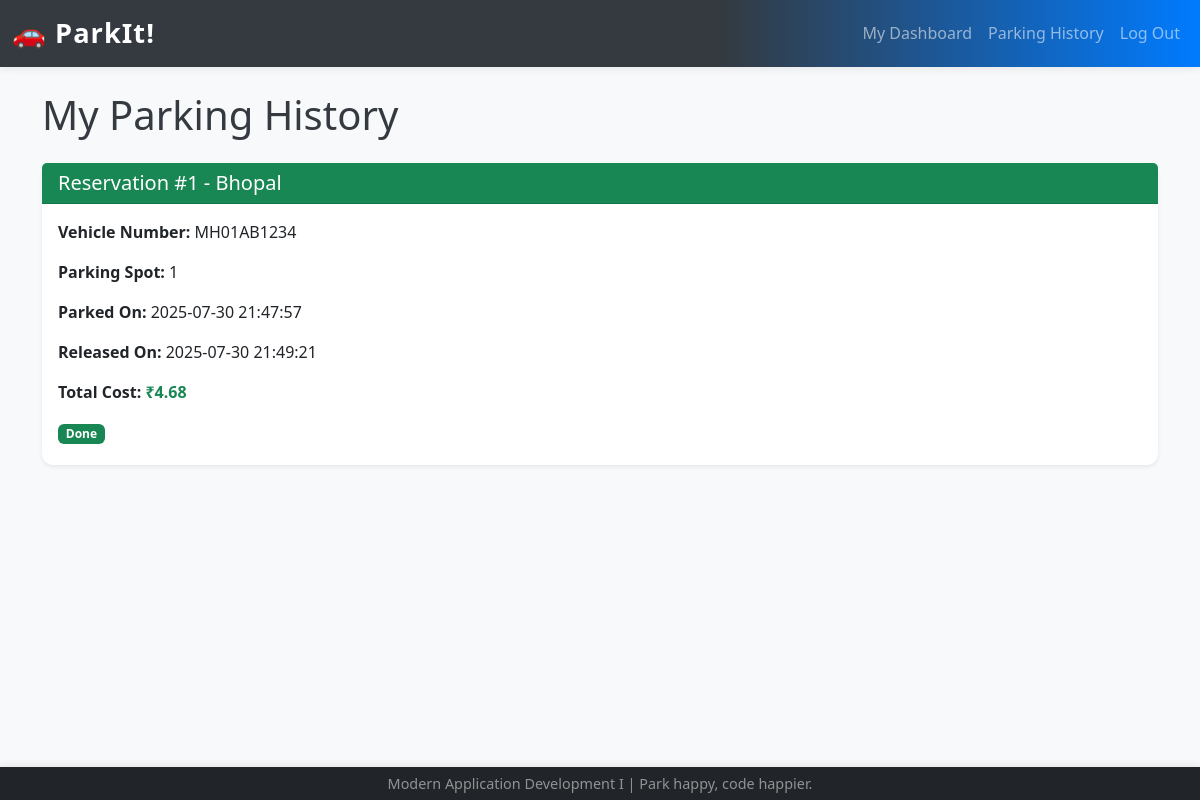
/user_history (signed in), run on the app's committed database.
### model.py (models this page shows)
class ReservedSpot(db.Model):
    __tablename__ = "reserved_spots"
    id = db.Column(db.Integer, primary_key=True)
    spot_id = db.Column(db.Integer, db.ForeignKey("parking_spots.id"), nullable=False)
    user_id = db.Column(db.Integer, db.ForeignKey("users.id"), nullable=False)
    vehicle_number = db.Column(db.String(20), nullable=False)
    parking_timestamp = db.Column(db.DateTime, nullable=False, default=datetime.datetime.now)
    leaving_timestamp = db.Column(db.DateTime, nullable=True)
    total_cost = db.Column(db.Float, nullable=True)
    user = db.relationship("User", back_populates="reserved_spots")
    parking_spot = db.relationship("ParkingSpot", back_populates="reserved_spots")

class ParkingLot(db.Model):
    __tablename__ = "parking_lots"
    id = db.Column(db.Integer, primary_key=True)
    prime_location_name = db.Column(db.String(120), unique=True, nullable=False)
    price_per_hour = db.Column(db.Float, nullable=False)
    address = db.Column(db.String(200), nullable=False)
    pin_code = db.Column(db.String(10), nullable=False)
    maximum_number_of_spots = db.Column(db.Integer, nullable=False)
    parking_spots = db.relationship("ParkingSpot", backref="parking_lot", cascade="all, delete-orphan")

class ParkingSpot(db.Model):
    __tablename__ = "parking_spots"
    id = db.Column(db.Integer, primary_key=True)
    lot_id = db.Column(db.Integer, db.ForeignKey("parking_lots.id"), nullable=False)
    spot_number = db.Column(db.Integer, nullable=False)
    status = db.Column(db.String(1), nullable=False, default="A")
    reserved_spots = db.relationship("ReservedSpot", back_populates="parking_spot", cascade="all, delete-orphan")
    __table_args__ = (db.UniqueConstraint('lot_id', 'spot_number', name='_lot_spot_uc'),)

### app.py (the view)
@app.route("/user_history")
def user_history():
    if "user_logged_in" not in session:
        flash("Please log in to see your parking history.", "danger")
        return redirect(url_for("user_login"))
    user_id = session["user_id"]
    history = db.session.query(ReservedSpot).filter_by(user_id=user_id).order_by(ReservedSpot.parking_timestamp.desc()).all()
    history_data = []
    for res in history:
        spot = db.session.query(ParkingSpot).get(res.spot_id)
        lot = db.session.query(ParkingLot).get(spot.lot_id) if spot else None
        history_data.append({'reservation': res, 'spot': spot, 'lot': lot})
    return render_template("user_history.html", history_data=history_data)

### templates/user_history.html (shortened to what this page needs)
{% extends "base.html" %}
{% block content %}
    <h1 class="mb-4">My Parking History</h1>
    {% if history_data %}
        <div class="row row-cols-1 g-3">
            {% for data in history_data %}
                <div class="col">
                    <div class="card shadow-sm h-100 border-{% if data.reservation.leaving_timestamp %}border-success{% else %}border-warning{% endif %}">
                        <div class="card-header bg-{% if data.reservation.leaving_timestamp %}success{% else %}warning{% endif %} text-white">
                            <h5 class="mb-0">Reservation #{{ data.reservation.id }} -
                                {% if data.lot %}{{ data.lot.prime_location_name }}{% else %}N/A{% endif %}
                            </h5>
                        </div>
                        <div class="card-body">
                            <p class="card-text"><strong>Vehicle Number:</strong> {{ data.reservation.vehicle_number }}</p>
                            <p class="card-text"><strong>Parking Spot:</strong> {% if data.spot %}{{ data.spot.spot_number }}{% else %}N/A{% endif %}</p>
                            <p class="card-text"><strong>Parked On:</strong> {{ data.reservation.parking_timestamp.strftime('%Y-%m-%d %H:%M:%S') }}</p>
                            {% if data.reservation.leaving_timestamp %}
                                <p class="card-text"><strong>Released On:</strong> {{ data.reservation.leaving_timestamp.strftime('%Y-%m-%d %H:%M:%S') }}</p>
                                <p class="card-text"><strong>Total Cost:</strong> <span class="fw-bold text-success">₹{{ "%.2f"|format(data.reservation.total_cost) }}</span></p>
                                <span class="badge bg-success">Done</span>
                            {% else %}
                                <p class="card-text"><strong>Status:</strong> <span class="badge bg-warning">Active</span></p>
                                <a href="{{ url_for('release_parking_spot', reservation_id=data.reservation.id) }}" class="btn btn-danger btn-sm mt-2">Release Now</a>
                            {% endif %}
                        </div>
                    </div>
                </div>
            {% endfor %}
        </div>
    {% else %}
        <div class="alert alert-info text-center" role="alert">
            You haven't parked with us yet. Head to the <a href="{{ url_for('user_dashboard') }}" class="alert-link">dashboard</a> to book your first spot!
        </div>
    {% endif %}
{% endblock %}

### static/css/style.css (style rules this page uses)
body { padding-top: 0px; background-color: #f8f9fa; color: #343a40; }
.card { margin-bottom: 5px; border: none; border-radius: .7rem; box-shadow: 0 0.5rem 1.5rem rgba(0, 0, 0, 0.13); }
.card-header { border-bottom: 1px solid rgba(0, 0, 0, .125); border-top-left-radius: calc(.7rem - 1px); border-top-right-radius: calc(.7rem - 1px); background: #f1f3f4; font-weight: 600; }

### data on the page
ReservedSpot: reservation.id "1", reservation.vehicle_number "MH01AB1234", reservation.parking_timestamp "2025-07-30 21:47:57", reservation.leaving_timestamp "2025-07-30 21:49:21", reservation.total_cost "4.68"
ParkingLot: lot.prime_location_name "Bhopal"
ParkingSpot: spot.spot_number "1"
